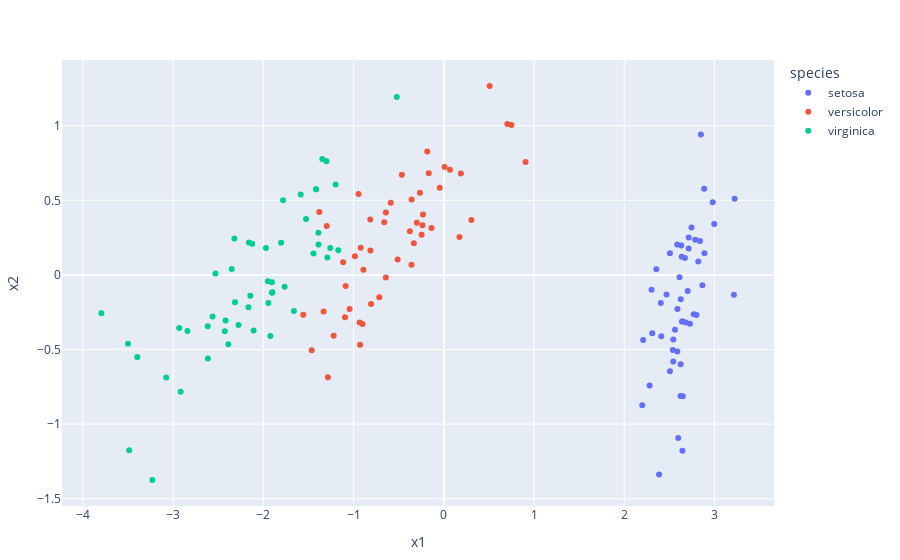

Here is the notebook cell this chart was saved with:
### Markdown cell above
Now let's plot the first 2 PC.

### Code cell
components = MLJ.transform(mach, iris[!, features])
components.species = iris.Species
plot(components, x=:x1, y=:x2, color=:species, mode="markers")
